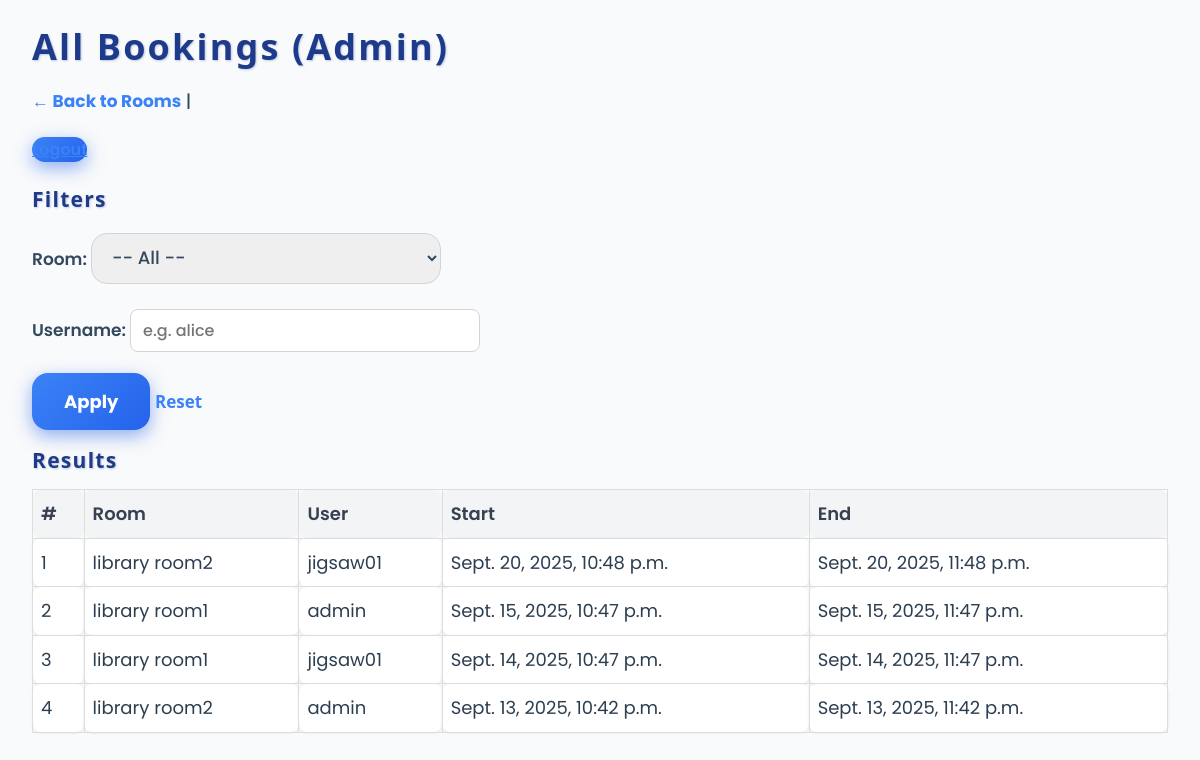
/staff/bookings/ (signed in), run on the app's committed database.
### booking/models.py (models this page shows, shortened)
class Booking(models.Model):
    room = models.ForeignKey(Room, on_delete=models.CASCADE)
    user = models.ForeignKey(User, on_delete=models.CASCADE)
    start_time = models.DateTimeField()
    end_time = models.DateTimeField()

class Room(models.Model):
    name = models.CharField(max_length=100)
    capacity = models.IntegerField(default=0)
    max_hours = models.IntegerField(default=1)
    status = models.CharField(max_length=20, default="AVAILABLE")
    image = models.ImageField(upload_to="rooms/", null=True, blank=True)

### booking/views.py (the view)
# urls.py: path("staff/bookings/", views.admin_bookings, name="admin_bookings"),
@staff_member_required
def admin_bookings(request):
    qs = Booking.objects.select_related("room", "user").order_by("-start_time")
    room_id = request.GET.get("room")
    username = request.GET.get("user")
    if room_id:
        qs = qs.filter(room_id=room_id)
    if username:
        qs = qs.filter(user__username__icontains=username)
    return render(request, "booking/admin_bookings.html", {
        "bookings": qs,
        "rooms": Room.objects.all(),
        "room_selected": room_id or "",
        "username_q": username or "",
    })

### booking/templates/booking/admin_bookings.html (shortened to what this page needs)
{% load static %}
<!DOCTYPE html>
<html lang="en">
<head>
  <link rel="stylesheet" href="{% static 'booking/css/style.css' %}">
</head>
<body>
  <h1>All Bookings (Admin)</h1>
  <p>
    <a href="/">← Back to Rooms</a>
    |
    <form class="inline" method="post" action="{% url 'logout' %}">{% csrf_token %}<button>Logout</button></form>
  </p>
  <h3>Filters</h3>
  <form method="get">
    <label>Room:
      <select name="room">
        <option value="">-- All --</option>
      </select>
    </label>
    <label>Username:
      <input type="text" name="user" value="{{ username_q }}" placeholder="e.g. alice">
    </label>
    <button type="submit">Apply</button>
    <a href="{% url 'admin_bookings' %}">Reset</a>
  </form>
  <h3 style="margin-top:1rem;">Results</h3>
  <table>
    <thead>
      <tr>
        <th>#</th>
        <th>Room</th>
        <th>User</th>
        <th>Start</th>
        <th>End</th>
      </tr>
    </thead>
    <tbody>
      {% for b in bookings %}
        <tr>
          <td>{{ forloop.counter }}</td>
          <td>{{ b.room.name }}</td>
          <td>{{ b.user.username }}</td>
          <td>{{ b.start_time }}</td>
          <td>{{ b.end_time }}</td>
        </tr>
      {% empty %}
        <tr><td colspan="5">No bookings.</td></tr>
      {% endfor %}
    </tbody>
  </table>
</body>
</html>

### booking/static/booking/css/style.css (style rules this page uses)
body { font-family: 'Poppins', system-ui, Segoe UI, Roboto, Arial, sans-serif; background-color: #f9fafb; color: #1f2937; margin: 1rem; line-height: 1.6; }
h1, h2, h3 { font-weight: 700; color: #111827; margin-bottom: 0.75rem; }
a { color: #3b82f6; text-decoration: none; transition: color 0.2s ease-in-out; }
button { background-color: #3b82f6; color: white; font-weight: 600; padding: 0.5rem 1.2rem; border: none; border-radius: 0.5rem; cursor: pointer; transition: background-color 0.2s ease-in-out; font-size: 1rem; user-select: none; font-family: 'Poppins', system-ui, sans-serif; }
input[type="text"], input[type="password"], input[type="email"], select, textarea { font-family: 'Poppins', system-ui, sans-serif; font-size: 1rem; padding: 0.5rem 0.75rem; border: 1px solid #d1d5db; border-radius: 0.5rem; width: 100%; max-width: 350px; box-sizing: border-box; margin-top: 0.25rem; margin-bottom: 1rem; transition: border-color 0.2s ease-in-out, box-shadow 0.2s ease-in-out; }
table { border-collapse: separate; border-spacing: 0 0.5rem; width: 100%; max-width: 100%; margin-top: 1rem; margin-bottom: 2rem; }
th, td { padding: 0.75rem 1rem; text-align: left; background-color: white; border-radius: 0.5rem; box-shadow: 0 1px 3px rgb(0 0 0 / 0.1); font-family: 'Poppins', system-ui, sans-serif; }
th { font-weight: 600; background-color: #e5e7eb; color: #374151; box-shadow: none; }
form.inline { display: inline; }
label { font-weight: 600; display: block; margin-bottom: 0.3rem; font-family: 'Poppins', system-ui, sans-serif; }
p { margin-top: 0; margin-bottom: 1rem; font-family: 'Poppins', system-ui, sans-serif; }
form.inline button { background-color: transparent; border: none; color: #3b82f6; cursor: pointer; padding: 0; font-weight: 600; font-size: 1rem; text-decoration: underline; transition: color 0.2s ease-in-out; }
button { background: linear-gradient(135deg, #3b82f6 0%, #2563eb 100%); color: white; border: none; padding: 0.9rem 1.5rem; font-size: 1.15rem; font-weight: 600; border-radius: 8px; cursor: pointer; box-shadow: 0 6px 15px rgba(37, 99, 235, 0.4); transition: background 0.3s ease, box-shadow 0.3s ease, transform 0.15s ease; font-family: 'Poppins', system-ui, sans-serif; user-select: none; }
form.inline button { background-color: transparent; border: none; color: #3b82f6; cursor: pointer; padding: 0; font-weight: 600; font-size: 1rem; text-decoration: underline; transition: color 0.2s ease-in-out, transform 0.15s ease; }
a { color: #3b82f6; text-decoration: none; font-weight: 600; position: relative; transition: color 0.3s ease, transform 0.15s ease; cursor: pointer; }
a::after { content: ''; position: absolute; width: 100%; height: 2px; bottom: -3px; left: 0; background-color: #3b82f6; transform: scaleX(0); transform-origin: right; transition: transform 0.3s ease; }
body { font-family: 'Yoppin', system-ui, Segoe UI, Roboto, Arial, sans-serif; background-color: #f9fafb; color: #2c3e50; margin: 1.5rem 2rem; line-height: 1.75; font-size: 18px; }
h1, h2, h3 { font-weight: 800; color: #1e3a8a; margin-bottom: 1rem; letter-spacing: 0.06em; line-height: 1.3; text-shadow: 1px 1px 2px rgba(30, 58, 138, 0.25); }
p, li, label, a, span { font-weight: 500; font-size: 17px; color: #34495e; }
a { color: #3b82f6; font-weight: 700; text-decoration: none; transition: color 0.3s ease; }
button { font-size: 18px; font-weight: 700; padding: 0.95rem 2rem; border-radius: 16px; background-color: #2563eb; color: white; box-shadow: 0 6px 18px rgba(37, 99, 235, 0.5); transition: background-color 0.3s ease, box-shadow 0.3s ease, transform 0.15s ease; cursor: pointer; user-select: none; border: none; }
input, select, textarea { font-size: 18px; font-weight: 500; padding: 0.7rem 1rem; border-radius: 16px; border: 1.8px solid #d1d5db; transition: border-color 0.3s ease, box-shadow 0.3s ease; color: #34495e; width: 100%; max-width: 350px; box-sizing: border-box; margin-top: 0.25rem; margin-bottom: 1rem; }
th, td { padding: 0.75rem 1rem; text-align: left; background-color: white; border-radius: 0.5rem; box-shadow: 0 1px 3px rgb(0 0 0 / 0.1); }
label { font-weight: 600; display: block; margin-bottom: 0.3rem; }
p { margin-top: 0; margin-bottom: 1rem; }

### booking/templates/booking/admin_bookings.html (style rules this page uses)
body { font-family:system-ui,Segoe UI,Roboto,Arial }
table { border-collapse:collapse;width:100% }
th,td { border:1px solid #ddd;padding:8px }
th { background:#f3f4f6;text-align:left }
form.inline { display:inline }

### data on the page
Booking: room.name "library room2", user.username "jigsaw01", start_time "Sept. 20, 2025, 10:48 p.m.", end_time "Sept. 20, 2025, 11:48 p.m."
Booking: room.name "library room1", user.username "admin", start_time "Sept. 15, 2025, 10:47 p.m.", end_time "Sept. 15, 2025, 11:47 p.m."
Booking: room.name "library room1", user.username "jigsaw01", start_time "Sept. 14, 2025, 10:47 p.m.", end_time "Sept. 14, 2025, 11:47 p.m."
Booking: room.name "library room2", user.username "admin", start_time "Sept. 13, 2025, 10:42 p.m.", end_time "Sept. 13, 2025, 11:42 p.m."
